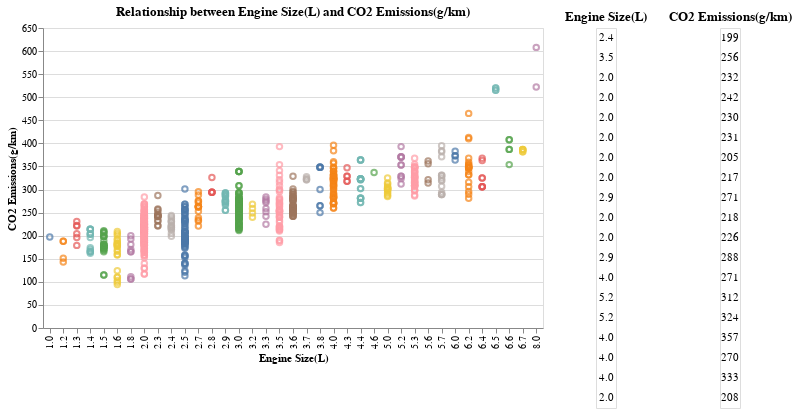

The notebook cell this image was saved under:
### Code cell
# --COMMENT FOR VIEWING THE PLOTS-- The following plots are interactive plots:
#   (1) Selecting the interested region to see the accurate data
#   (2) Moving mouse pointer to any given point to check the brand and model
#       info of the given car

# Plot relationship between Engine Size and CO2 Emissions
plot_one = scatter_plot('Engine Size(L)', 'CO2 Emissions(g/km)')
plot_one

### Figure 1 — Vega-Lite specification as saved in the notebook (floating-point values rounded to 4 significant figures; data arrays with more than 128 entries replaced by an {"elided": "..."} marker saying what was removed)
{"config": {"view": {"continuousWidth": 400, "continuousHeight": 300}}, "hconcat": [{"mark": "point", "encoding": {"color": {"condition": {"type": "nominal", "field": "Engine Size(L)", "legend": null, "selection": "selector001"}, "value": "lightgray"}, "tooltip": {"type": "nominal", "field": "Brand & Model"}, "x": {"type": "nominal", "field": "Engine Size(L)"}, "y": {"type": "quantitative", "axis": {"tickCount": 10}, "field": "CO2 Emissions(g/km)", "sort": "ascending"}}, "height": 300, "selection": {"selector001": {"type": "interval"}}, "title": "Relationship between Engine Size(L) and CO2 Emissions(g/km)", "width": 500}, {"hconcat": [{"mark": "text", "encoding": {"text": {"type": "nominal", "field": "Engine Size(L)"}, "y": {"type": "ordinal", "axis": null, "field": "row_number"}}, "title": "Engine Size(L)", "transform": [{"window": [{"op": "row_number", "field": "", "as": "row_number"}]}, {"filter": {"selection": "selector001"}}, {"window": [{"op": "rank", "field": "row_number", "as": "rank"}]}, {"filter": "(datum.rank < 20)"}]}, {"mark": "text", "encoding": {"text": {"type": "quantitative", "field": "CO2 Emissions(g/km)"}, "y": {"type": "ordinal", "axis": null, "field": "row_number"}}, "title": "CO2 Emissions(g/km)", "transform": [{"window": [{"op": "row_number", "field": "", "as": "row_number"}]}, {"filter": {"selection": "selector001"}}, {"window": [{"op": "rank", "field": "row_number", "as": "rank"}]}, {"filter": "(datum.rank < 20)"}]}]}], "data": {"name": "data-02a7a5d72896c20d9d9dd58ecdacba98"}, "resolve": {"legend": {"color": "independent"}}, "$schema": "https://vega.github.io/schema/vega-lite/v4.8.1.json", "datasets": {"data-02a7a5d72896c20d9d9dd58ecdacba98": {"elided": "883 records"}}}
